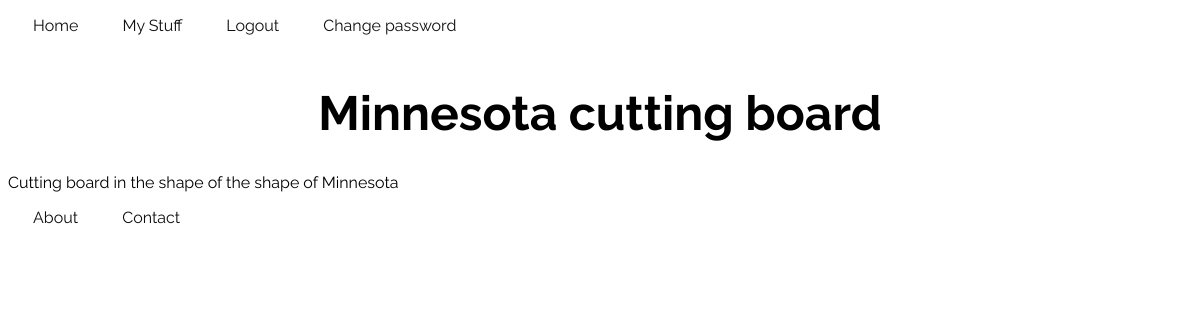
/things/minnesota-cutting-board/ (signed in), run on an earlier commit of the app's database.
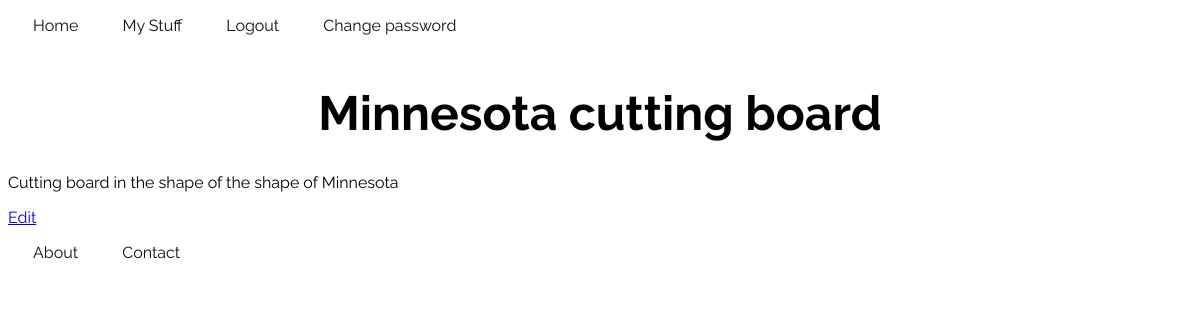
And on a later commit of the database.
### inventory/views.py (the view)
# urls.py: url(r'^things/(?P<slug>[-\w]+)/$', views.thing_detail,
def thing_detail(request, slug):
	thing = Thing.objects.get(slug=slug)
	if (not request.user.is_superuser and thing.user != request.user):
		raise Http404
	return render (request, 'things/thing_detail.html', {
		'thing': thing,
	})

### inventory/templates/things/thing_detail.html (shortened to what this page needs)
{% extends 'base.html' %}
{% block content %}
	<h1>{{ thing.name }}</h1>
	<p>{{ thing.description }}</p>
	{% if user == thing.user %}
		<p>
			<a href="{% url 'edit_thing' slug=thing.slug %}">
				Edit
			</a>
		</p>
	{% endif %}
{% endblock content %}

What changed in the data, as far as the page shows it:
changed Thing "Minnesota cutting board": user_id empty → 1 (drawn)
Also different on the page:
text now shown: "Edit"
